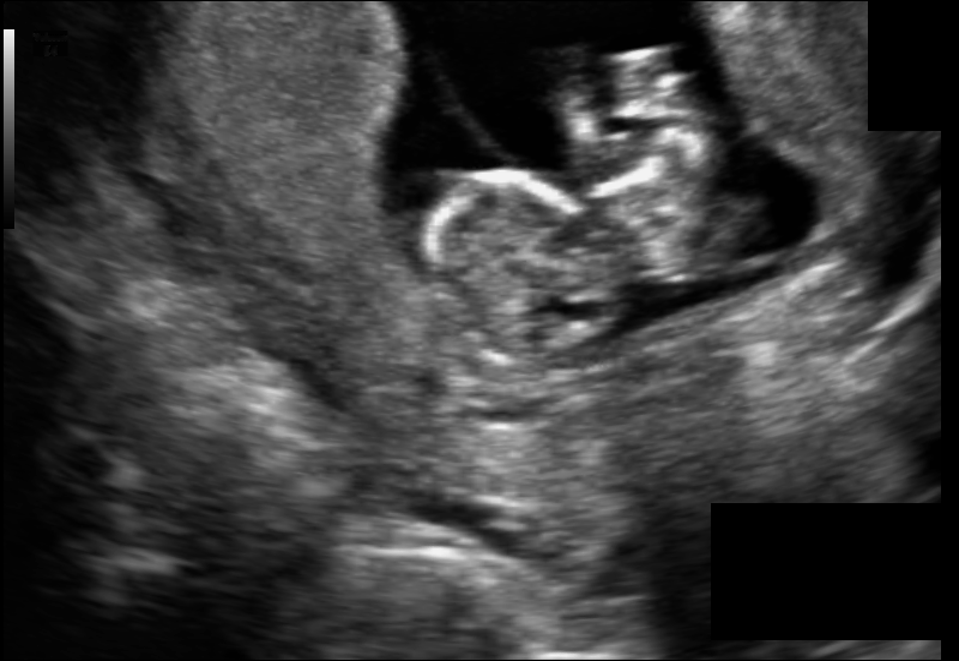
#> input picture data/009_HC.png, 959 x 661 px
$ python -i ultrasound_detector.py   (imports and definitions only)
#> lines starting #> are read from the running program, lines starting #| are printed output that depends on the picture
#> further down, picture is the input picture: shape (661, 959, 3); min 0, max 255, mean 58.8
import numpy as np
import cv2
from typing import Tuple


class UltrasoundDetector:
    """
    Lightweight detector to identify if an image is likely an ultrasound.
    Uses heuristics based on ultrasound image characteristics.
    """

    def __init__(self):
        # Ultrasound images typically have these characteristics
        self.confidence_threshold = 0.5

    def is_ultrasound(self, image: np.ndarray) -> Tuple[bool, float]:
        """
        Determine if image is likely an ultrasound.

        Args:
            image: Input image (RGB or grayscale)

        Returns:
            (is_ultrasound, confidence_score)
        """
        # Convert to grayscale if needed
        if len(image.shape) == 3:
            gray = cv2.cvtColor(image, cv2.COLOR_RGB2GRAY)
        else:
            gray = image

        # Calculate features
        features = self._extract_features(gray)

        # Compute confidence score
        confidence = self._compute_confidence(features)

        is_us = confidence >= self.confidence_threshold

        return is_us, confidence

    def _extract_features(self, gray_image: np.ndarray) -> dict:
        """Extract features characteristic of ultrasound images."""
        h, w = gray_image.shape
#> h = 661; w = 959

        # Feature 1: Grayscale distribution (ultrasounds are predominantly dark/mid-tones)
        hist = cv2.calcHist([gray_image], [0], None, [256], [0, 256])
#> hist = 256 values, max 56315 at index 0, min 0 at index 248, mean 2476.2
        hist = hist.flatten() / hist.sum()  # Normalize
#> hist = 256 values, max 0.0888 at index 0, min 0 at index 248, mean 0.00391

        # Check if most pixels are in dark/mid range (0-180)
        dark_mid_ratio = hist[0:180].sum()
#> dark_mid_ratio = 0.985

        # Feature 2: Contrast (ultrasounds have moderate contrast)
        contrast = gray_image.std() / 255.0
#> contrast = 0.183

        # Feature 3: Edge density (ultrasounds have specific edge patterns)
        edges = cv2.Canny(gray_image, 50, 150)
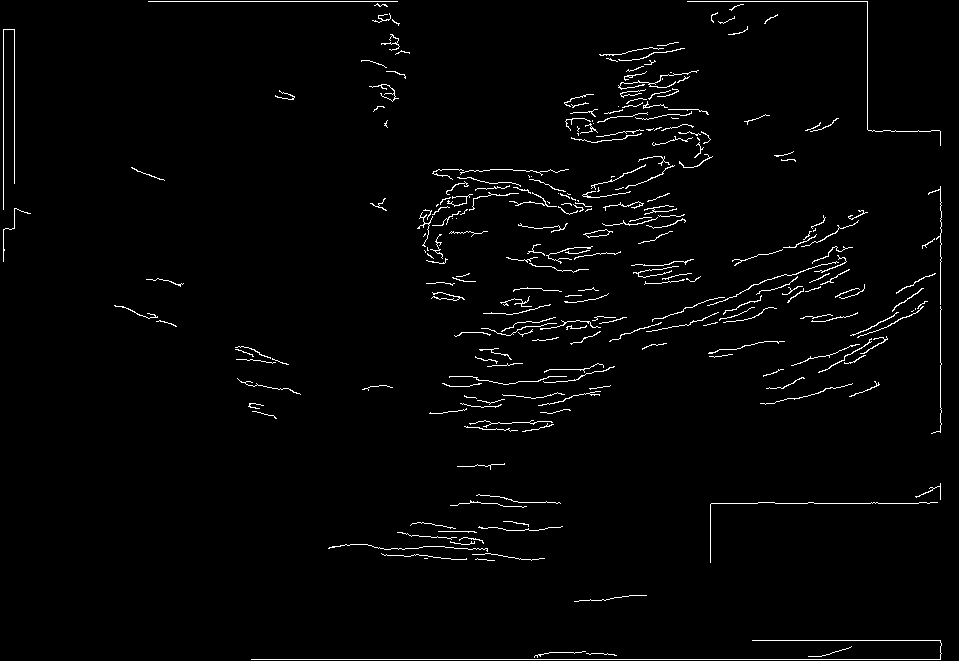
#> edges: shape (661, 959); 2% white in thin lines or dots
        edge_density = np.count_nonzero(edges) / (h * w)
#> edge_density = 0.0203

        # Feature 4: Corner regions are often black in ultrasounds (cone shape)
        corner_darkness = self._check_corner_darkness(gray_image)

        # Feature 5: Texture uniformity (ultrasounds have speckle noise pattern)
        texture_score = self._calculate_texture_uniformity(gray_image)

        return {
            'dark_mid_ratio': dark_mid_ratio,
            'contrast': contrast,
            'edge_density': edge_density,
            'corner_darkness': corner_darkness,
            'texture_score': texture_score
        }

    def _check_corner_darkness(self, gray_image: np.ndarray) -> float:
        """Check if corner regions are predominantly dark (typical in ultrasound)."""
        h, w = gray_image.shape
#> h = 661; w = 959
        corner_size = min(h, w) // 6
#> corner_size = 110

        # Sample corner regions
        corners = [
            gray_image[0:corner_size, 0:corner_size],  # Top-left
            gray_image[0:corner_size, -corner_size:],  # Top-right
            gray_image[-corner_size:, 0:corner_size],  # Bottom-left
            gray_image[-corner_size:, -corner_size:],  # Bottom-right
        ]

        # Calculate mean darkness (lower = darker)
        darkness_scores = [1.0 - (corner.mean() / 255.0) for corner in corners]
#> darkness_scores = [0.923, 0.963, 0.964, 0.959]
#> in _extract_features, `corner_darkness = self._check_corner_darkness(gray_image)`: corner_darkness = 0.952
        return np.mean(darkness_scores)

    def _calculate_texture_uniformity(self, gray_image: np.ndarray) -> float:
        """Calculate texture uniformity (ultrasounds have speckle pattern)."""
        # Use local binary patterns or simple variance measure
        # Higher variance in local patches = more texture
        kernel_size = 8
        h, w = gray_image.shape
#> h = 661; w = 959

        variances = []
        for i in range(0, h - kernel_size, kernel_size):
            for j in range(0, w - kernel_size, kernel_size):
                patch = gray_image[i:i+kernel_size, j:j+kernel_size]
                variances.append(patch.var())
#> after the loop, variances = 9758 values, max 12162.3 at index 476, min 0 at index 109, mean 119.7

        # Normalize - use smaller denominator for better scaling
        texture_score = np.mean(variances) / 1000.0 if variances else 0.0
#> texture_score = 0.12
        return min(texture_score, 1.0)

    def _compute_confidence(self, features: dict) -> float:
        """
        Compute confidence score that image is an ultrasound.
        Weighted combination of features.
        """
        score = 0.0

        # Dark/mid-tone ratio (ultrasounds are typically 60-85% dark/mid)
        if 0.6 <= features['dark_mid_ratio'] <= 0.95:
            score += 0.25

        # Moderate contrast (ultrasounds: 0.15-0.35)
        if 0.10 <= features['contrast'] <= 0.40:
            score += 0.20

        # Edge density (ultrasounds: 0.05-0.20)
        if 0.03 <= features['edge_density'] <= 0.25:
            score += 0.20

        # Dark corners (ultrasounds: > 0.4)
        if features['corner_darkness'] > 0.3:
            score += 0.20

        # Texture (ultrasounds have speckle: 0.05-0.40)
        if 0.03 <= features['texture_score'] <= 0.60:
            score += 0.15

        return min(score, 1.0)

>>> import cv2
>>> picture = cv2.cvtColor(cv2.imread('data/009_HC.png'), cv2.COLOR_BGR2RGB)
>>> result = UltrasoundDetector().is_ultrasound(picture)
#> in is_ultrasound, `features = self._extract_features(gray)`: features = {'dark_mid_ratio': 0.985, 'contrast': 0.183, 'edge_density': 0.0203, 'corner_darkness': 0.952, 'texture_score': 0.12}
#> in is_ultrasound, `confidence = self._compute_confidence(features)`: confidence = 0.55
#> in is_ultrasound, `is_us = confidence >= self.confidence_threshold`: is_us = True
#> result = (True, 0.55)

$ run again, on data/052_HC.png
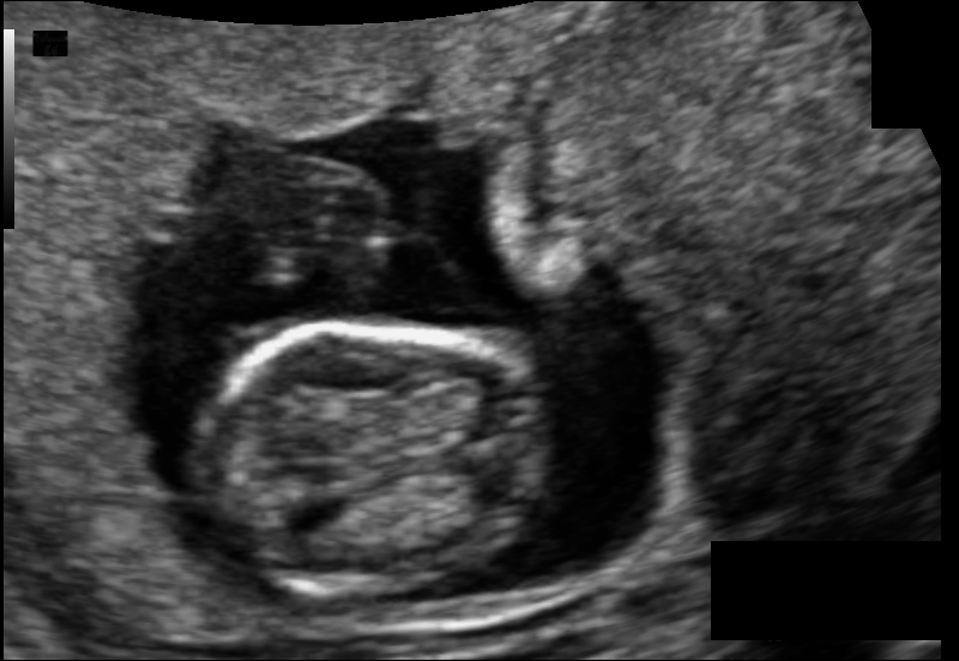
#> input picture data/052_HC.png, 959 x 661 px
#> picture is the input picture: shape (661, 959, 3); min 0, max 255, mean 58.2
#> in _extract_features, `hist = cv2.calcHist([gray_image], [0], None, [256], [0, 256])`: hist = 256 values, max 54599 at index 0, min 0 at index 248, mean 2476.2
#> in _extract_features, `hist = hist.flatten() / hist.sum()`: hist = 256 values, max 0.0861 at index 0, min 0 at index 248, mean 0.00391
#> dark_mid_ratio = 0.99
#> contrast = 0.165
#> in _extract_features, `edges = cv2.Canny(gray_image, 50, 150)`:
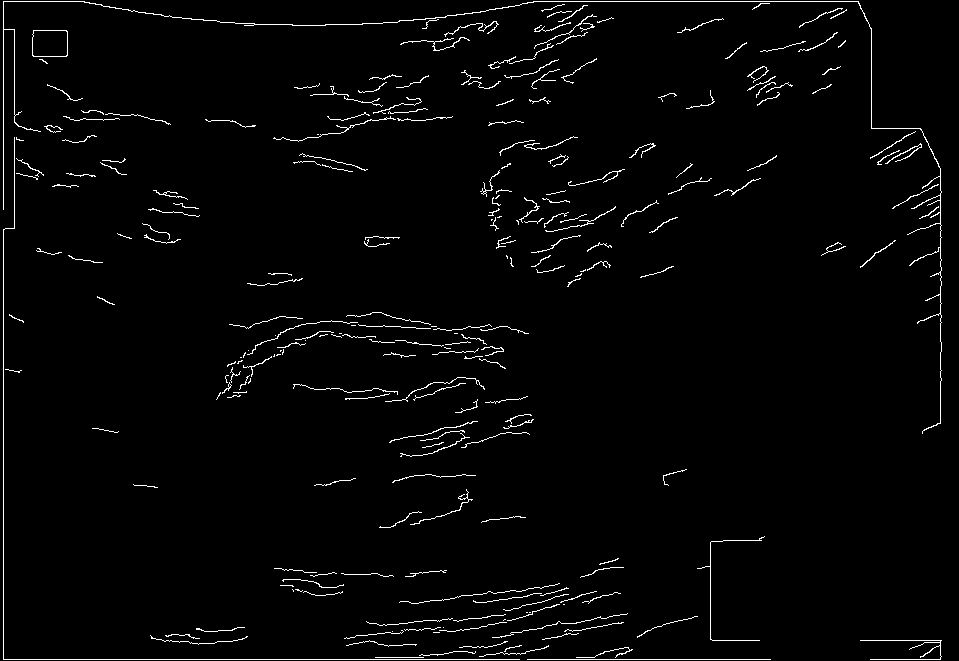
#> edges: shape (661, 959); 2.2% white in thin lines or dots
#> edge_density = 0.0222
#> darkness_scores = [0.681, 0.954, 0.795, 0.975]
#> corner_darkness = 0.851
#> after the loop in _calculate_texture_uniformity, `for i in range(0, h - kernel_size, kernel_size):`: variances = 9758 values, max 12162.3 at index 476, min 0 at index 15, mean 136.8
#> in _calculate_texture_uniformity, `texture_score = np.mean(variances) / 1000.0 if variances else 0.0`: texture_score = 0.137
#> features = {'dark_mid_ratio': 0.99, 'contrast': 0.165, 'edge_density': 0.0222, 'corner_darkness': 0.851, 'texture_score': 0.137}
#> confidence = 0.55
#> is_us = True
#> result = (True, 0.55)

$ run again, on data/198_HC.png
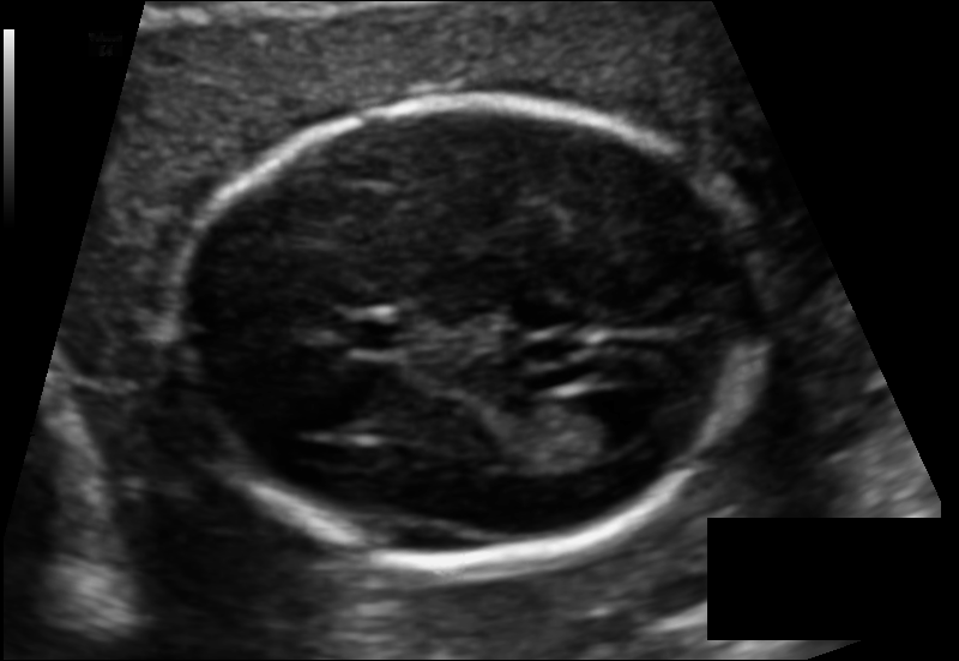
#> input picture data/198_HC.png, 959 x 661 px
#> picture is the input picture: shape (661, 959, 3); min 0, max 255, mean 34.2
#> in _extract_features, `hist = cv2.calcHist([gray_image], [0], None, [256], [0, 256])`: hist = 256 values, max 138160 at index 0, min 0 at index 246, mean 2476.2
#> in _extract_features, `hist = hist.flatten() / hist.sum()`: hist = 256 values, max 0.218 at index 0, min 0 at index 246, mean 0.00391
#> dark_mid_ratio = 0.987
#> contrast = 0.153
#> in _extract_features, `edges = cv2.Canny(gray_image, 50, 150)`:
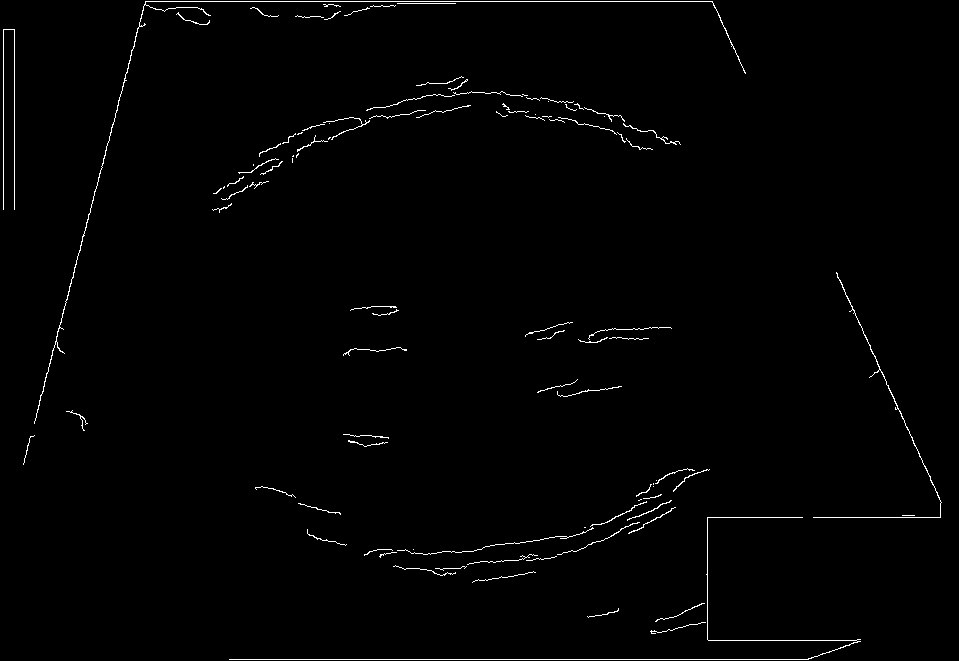
#> edges: shape (661, 959); 1.1% white in thin lines or dots
#> edge_density = 0.0106
#> darkness_scores = [0.949, 1, 0.831, 1]
#> corner_darkness = 0.945
#> after the loop in _calculate_texture_uniformity, `for i in range(0, h - kernel_size, kernel_size):`: variances = 9758 values, max 12162.3 at index 476, min 0 at index 0, mean 95.78
#> in _calculate_texture_uniformity, `texture_score = np.mean(variances) / 1000.0 if variances else 0.0`: texture_score = 0.0958
#> features = {'dark_mid_ratio': 0.987, 'contrast': 0.153, 'edge_density': 0.0106, 'corner_darkness': 0.945, 'texture_score': 0.0958}
#> confidence = 0.55
#> is_us = True
#> result = (True, 0.55)

$ run again, on data/202_HC.png
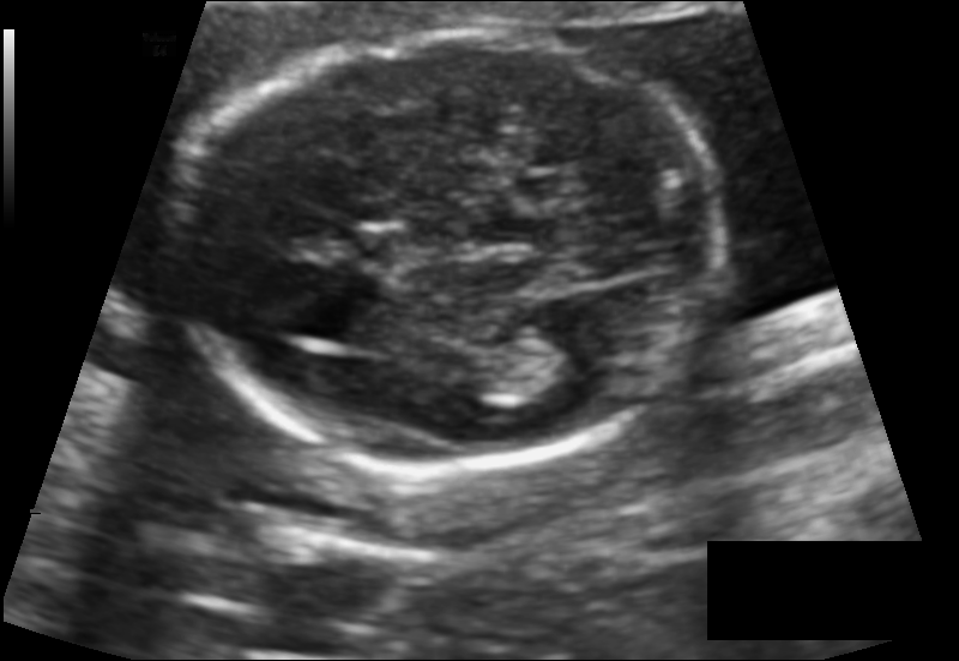
#> input picture data/202_HC.png, 959 x 661 px
#> picture is the input picture: shape (661, 959, 3); min 0, max 255, mean 54.5
#> in _extract_features, `hist = cv2.calcHist([gray_image], [0], None, [256], [0, 256])`: hist = 256 values, max 157875 at index 0, min 0 at index 246, mean 2476.2
#> in _extract_features, `hist = hist.flatten() / hist.sum()`: hist = 256 values, max 0.249 at index 0, min 0 at index 246, mean 0.00391
#> dark_mid_ratio = 0.978
#> contrast = 0.191
#> in _extract_features, `edges = cv2.Canny(gray_image, 50, 150)`:
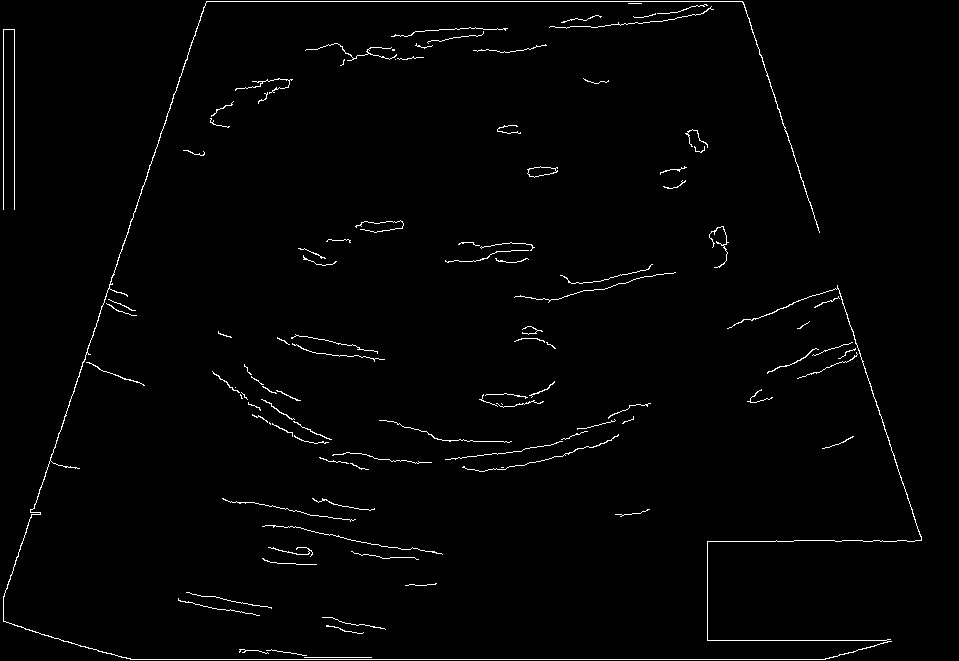
#> edges: shape (661, 959); 1.5% white in thin lines or dots
#> edge_density = 0.0147
#> darkness_scores = [0.95, 1, 0.855, 0.996]
#> corner_darkness = 0.95
#> after the loop in _calculate_texture_uniformity, `for i in range(0, h - kernel_size, kernel_size):`: variances = 9758 values, max 12162.3 at index 476, min 0 at index 0, mean 125.3
#> in _calculate_texture_uniformity, `texture_score = np.mean(variances) / 1000.0 if variances else 0.0`: texture_score = 0.125
#> features = {'dark_mid_ratio': 0.978, 'contrast': 0.191, 'edge_density': 0.0147, 'corner_darkness': 0.95, 'texture_score': 0.125}
#> confidence = 0.55
#> is_us = True
#> result = (True, 0.55)
